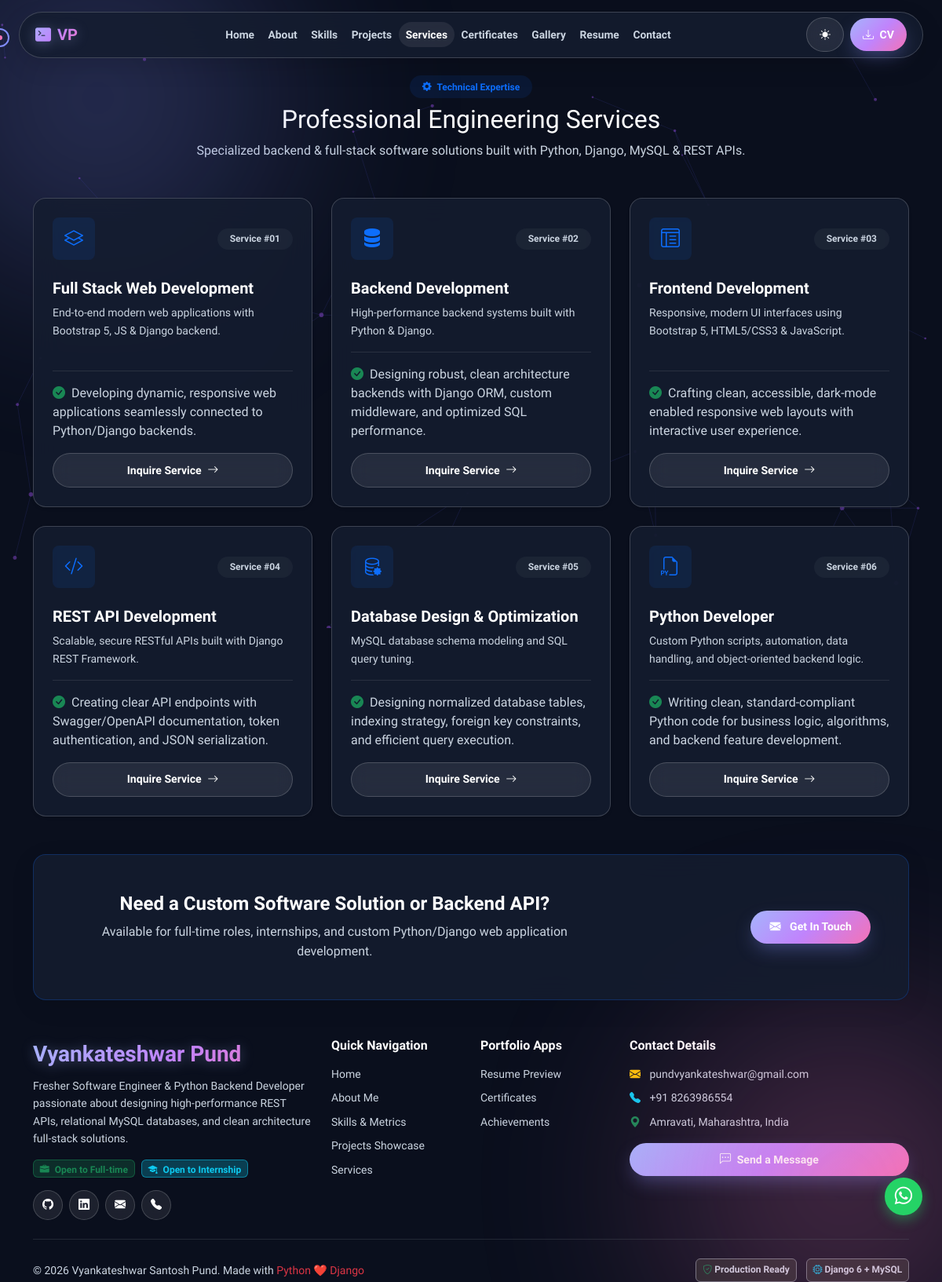
Page /services/ on the committed database.
### apps/portfolio/models.py (models this page shows, shortened)
class Service(models.Model):
    title = models.CharField(max_length=150)
    icon_class = models.CharField(max_length=100, help_text='Bootstrap or FontAwesome icon class e.g. bi bi-code-slash')
    short_description = models.CharField(max_length=255)
    full_description = models.TextField()
    order = models.IntegerField(default=0)
    class Meta:
        ordering = ['order']

class SocialLink(models.Model):
    platform = models.CharField(max_length=50)
    url = models.URLField()
    icon_class = models.CharField(max_length=50, help_text='e.g., bi bi-github')
    order = models.IntegerField(default=0)
    class Meta:
        ordering = ['order']

### apps/portfolio/views.py (the view)
# urls.py: path('services/', views.ServicesView.as_view(), name='services'),
class ServicesView(ListView):
    model = Service
    template_name = 'services.html'
    context_object_name = 'services'

### apps/portfolio/context_processors.py (called while the page is built)
def global_portfolio_context(request):
    profile = ProfileInfo.objects.first()
    social_links = SocialLink.objects.all()
    return {
        'profile': profile,
        'social_links': social_links,
    }

### templates/services.html (shortened to what this page needs)
{% extends 'base.html' %}
{% load static %}
{% block content %}
<section class="py-5 mt-5">
    <div class="container">
        <div class="text-center mb-5">
            <span class="badge bg-primary bg-opacity-10 text-primary px-3 py-2 rounded-pill fw-semibold">
                <i class="bi bi-gear-fill me-1"></i> Technical Expertise
            </span>
            <h2 class="section-title mt-2">Professional Engineering Services</h2>
            <p class="section-subtitle">Specialized backend & full-stack software solutions built with Python, Django, MySQL & REST APIs.</p>
        </div>
        <div class="row g-4 justify-content-center">
            {% for service in services %}
            <div class="col-md-6 col-lg-4">
                <div class="glass-card h-100 p-4 d-flex flex-column position-relative shadow-sm hover-top">
                    <div class="d-flex align-items-center justify-content-between mb-4">
                        <div class="service-icon-box bg-primary bg-opacity-10 text-primary rounded-3 d-inline-flex align-items-center justify-content-center" style="width: 54px; height: 54px; font-size: 1.5rem;">
                            <i class="{{ service.icon_class }}"></i>
                        </div>
                        <span class="badge bg-secondary bg-opacity-10 text-muted extra-small rounded-pill px-3 py-1">Service #0{{ forloop.counter }}</span>
                    </div>
                    <h5 class="fw-bold text-main mb-2">{{ service.title }}</h5>
                    <p class="text-muted small mb-3 flex-grow-1" style="line-height: 1.6;">
                        {{ service.short_description }}
                    </p>
                    <div class="border-top border-secondary border-opacity-25 pt-3 mt-auto">
                        <p class="text-muted extra-small mb-3" style="line-height: 1.5;">
                            <i class="bi bi-check-circle-fill text-success me-1"></i> {{ service.full_description }}
                        </p>
                        <a href="{% url 'contact' %}?service={{ service.title|urlencode }}" class="btn btn-sm btn-glass text-primary w-100 fw-semibold">
                            Inquire Service <i class="bi bi-arrow-right ms-1"></i>
                        </a>
                    </div>
                </div>
            </div>
            {% endfor %}
        </div>
        <div class="mt-5 p-4 p-md-5 glass-card rounded-4 text-center border border-primary border-opacity-25">
            <div class="row justify-content-center align-items-center">
                <div class="col-lg-8">
                    <h4 class="fw-bold text-main mb-2">Need a Custom Software Solution or Backend API?</h4>
                    <p class="text-muted mb-4 mb-lg-0">Available for full-time roles, internships, and custom Python/Django web application development.</p>
                </div>
                <div class="col-lg-4 text-lg-end">
                    <a href="{% url 'contact' %}" class="btn btn-gradient btn-lg px-4">
                        <i class="bi bi-envelope-fill me-2"></i> Get In Touch
                    </a>
                </div>
            </div>
        </div>
    </div>
</section>
{% endblock %}

### templates/components/footer.html (shortened to what this page needs)
<footer>
    <div class="container">
        <div class="row gy-4">
            <div class="col-lg-4 col-md-6">
                <a class="navbar-brand gradient-text fs-3 mb-2 d-block" href="{% url 'home' %}">
                    Vyankateshwar Pund
                </a>
                <p class="text-muted small mb-3">
                    Fresher Software Engineer & Python Backend Developer passionate about designing high-performance REST APIs,
                    relational MySQL databases, and clean architecture full-stack solutions.
                </p>
                <div class="d-flex flex-wrap gap-2 mb-3">
                    <span class="badge bg-success bg-opacity-25 text-success border border-success border-opacity-50"><i class="bi bi-briefcase-fill me-1"></i> Open to Full-time</span>
                    <span class="badge bg-info bg-opacity-25 text-info border border-info border-opacity-50"><i class="bi bi-mortarboard-fill me-1"></i> Open to Internship</span>
                </div>
                <div class="d-flex gap-2">
                    {% for social in social_links %}
                    <a href="{{ social.url }}" target="_blank" class="btn btn-glass btn-sm rounded-circle p-2" style="width:38px; height:38px; display:inline-flex; align-items:center; justify-content:center;" title="{{ social.platform }}">
                        <i class="{{ social.icon_class }}"></i>
                    </a>
                    {% endfor %}
                </div>
            </div>
            <div class="col-lg-2 col-md-6">
                <h6 class="text-white mb-3 fw-bold">Quick Navigation</h6>
                <ul class="list-unstyled small">
                    <li class="mb-2"><a href="{% url 'home' %}" class="text-muted text-decoration-none">Home</a></li>
                    <li class="mb-2"><a href="{% url 'about' %}" class="text-muted text-decoration-none">About Me</a></li>
                    <li class="mb-2"><a href="{% url 'skills_list' %}" class="text-muted text-decoration-none">Skills & Metrics</a></li>
                    <li class="mb-2"><a href="{% url 'project_list' %}" class="text-muted text-decoration-none">Projects Showcase</a></li>
                    <li class="mb-2"><a href="{% url 'services' %}" class="text-muted text-decoration-none">Services</a></li>
                </ul>
            </div>
            <div class="col-lg-2 col-md-6">
                <h6 class="text-white mb-3 fw-bold">Portfolio Apps</h6>
                <ul class="list-unstyled small">
                    <li class="mb-2"><a href="{% url 'resume' %}" class="text-muted text-decoration-none">Resume Preview</a></li>
                    <li class="mb-2"><a href="{% url 'certificates' %}" class="text-muted text-decoration-none">Certificates</a></li>
                    <li class="mb-2"><a href="{% url 'achievements' %}" class="text-muted text-decoration-none">Achievements</a></li>
                </ul>
            </div>
            <div class="col-lg-4 col-md-6">
                <h6 class="text-white mb-3 fw-bold">Contact Details</h6>
                <ul class="list-unstyled small text-muted mb-3">
                    <li class="mb-2"><i class="bi bi-envelope-fill text-warning me-2"></i> pundvyankateshwar@gmail.com</li>
                    <li class="mb-2"><i class="bi bi-telephone-fill text-info me-2"></i> +91 8263986554</li>
                    <li class="mb-2"><i class="bi bi-geo-alt-fill text-success me-2"></i> Amravati, Maharashtra, India</li>
                </ul>
                <a href="{% url 'contact' %}" class="btn btn-gradient btn-sm w-100"><i class="bi bi-chat-left-dots me-1"></i> Send a Message</a>
            </div>
        </div>
        <hr class="my-4 border-secondary opacity-25">
        <div class="row align-items-center">
            <div class="col-md-6 text-center text-md-start mb-2 mb-md-0">
                <span class="text-muted small">&copy; 2026 Vyankateshwar Santosh Pund. Made with <span class="text-danger">Python ❤️ Django</span></span>
            </div>
            <div class="col-md-6 text-center text-md-end">
                <span class="badge bg-dark border border-secondary text-muted me-2"><i class="bi bi-shield-check text-success"></i> Production Ready</span>
                <span class="badge bg-dark border border-secondary text-muted"><i class="bi bi-cpu text-info"></i> Django 6 + MySQL</span>
            </div>
        </div>
    </div>
</footer>

### static/css/style.css (style rules this page uses)
:root { --bg-primary: #0a0f1d; --bg-secondary: #111827; --bg-card: rgba(20, 29, 47, 0.85); --bg-glass: rgba(255, 255, 255, 0.08); --border-glass: rgba(255, 255, 255, 0.18); --border-glow: rgba(129, 140, 248, 0.6); --text-main: #ffffff; --text-muted: #cbd5e1; --text-sub: #e2e8f0; --accent-primary: #818cf8; --accent-secondary: #c084fc; --accent-cyan: #38bdf8; --accent-pink: #f472b6; --accent-gradient: linear-gradient(135deg, #a5b4fc 0%, #c084fc 50%, #f472b6 100%); --accent-glow: rgba(129, 140, 248, 0.4); --pill-bg: rgba(20, 29, 47, 0.9); --pill-text: #ffffff; --hero-para-color: #e2e8f0; --badge-bg: rgba(255, 255, 255, 0.08); --badge-text: #ffffff; --shadow-hover: 0 20px 50px -10px rgba(129, 140, 248, 0.4); --transition-smooth: all 0.35s cubic-bezier(0.16, 1, 0.3, 1); --font-family: 'Plus Jakarta Sans', system-ui, -apple-system, sans-serif; }
body { background-color: var(--bg-primary); color: var(--text-main); font-family: var(--font-family); overflow-x: hidden; transition: background-color 0.4s ease, color 0.4s ease; min-height: 100vh; }
p, .text-muted { color: var(--text-muted) !important; line-height: 1.6; }
h1, h2, h3, h4, h5, h6, .section-title, .text-main { color: var(--text-main) !important; }
.gradient-text { background: var(--accent-gradient); -webkit-background-clip: text; -webkit-text-fill-color: transparent; display: inline-block; font-weight: 800; }
[data-theme="dark"] .gradient-text { filter: drop-shadow(0 2px 8px rgba(165, 180, 252, 0.35)); }
.glass-card { background: var(--bg-card); backdrop-filter: blur(18px); -webkit-backdrop-filter: blur(18px); border: 1px solid var(--border-glass); border-radius: 16px; padding: 1.75rem; transition: var(--transition-smooth); box-shadow: 0 8px 32px rgba(0, 0, 0, 0.08); position: relative; word-wrap: break-word; overflow-wrap: break-word; }
.btn-gradient { background: var(--accent-gradient); color: #ffffff !important; border: none; border-radius: 30px; padding: 0.65rem 1.5rem; font-weight: 700; font-size: 0.88rem; transition: var(--transition-smooth); box-shadow: 0 10px 25px -5px rgba(129, 140, 248, 0.4); white-space: nowrap; }
.btn-glass { background: var(--bg-glass); color: var(--text-main) !important; border: 1px solid var(--border-glass); border-radius: 30px; padding: 0.65rem 1.5rem; font-weight: 600; font-size: 0.88rem; backdrop-filter: blur(10px); transition: var(--transition-smooth); white-space: nowrap; }
.text-main { color: var(--text-main) !important; }

### rows in the picture
Service: title "Full Stack Web Development", short_description "End-to-end modern web applications with Bootstrap 5, JS & Django backend.", full_description "Developing dynamic, responsive web applications seamlessly connected to Python/Django backends."
Service: title "Backend Development", short_description "High-performance backend systems built with Python & Django.", full_description "Designing robust, clean architecture backends with Django ORM, custom middleware, and optimized SQL performance."
Service: title "Frontend Development", short_description "Responsive, modern UI interfaces using Bootstrap 5, HTML5/CSS3 & JavaScript.", full_description "Crafting clean, accessible, dark-mode enabled responsive web layouts with interactive user experience."
Service: title "REST API Development", short_description "Scalable, secure RESTful APIs built with Django REST Framework.", full_description "Creating clear API endpoints with Swagger/OpenAPI documentation, token authentication, and JSON serialization."
Service: title "Database Design & Optimization", short_description "MySQL database schema modeling and SQL query tuning.", full_description "Designing normalized database tables, indexing strategy, foreign key constraints, and efficient query execution."
Service: title "Python Developer", short_description "Custom Python scripts, automation, data handling, and object-oriented backend logic.", full_description "Writing clean, standard-compliant Python code for business logic, algorithms, and backend feature development."
